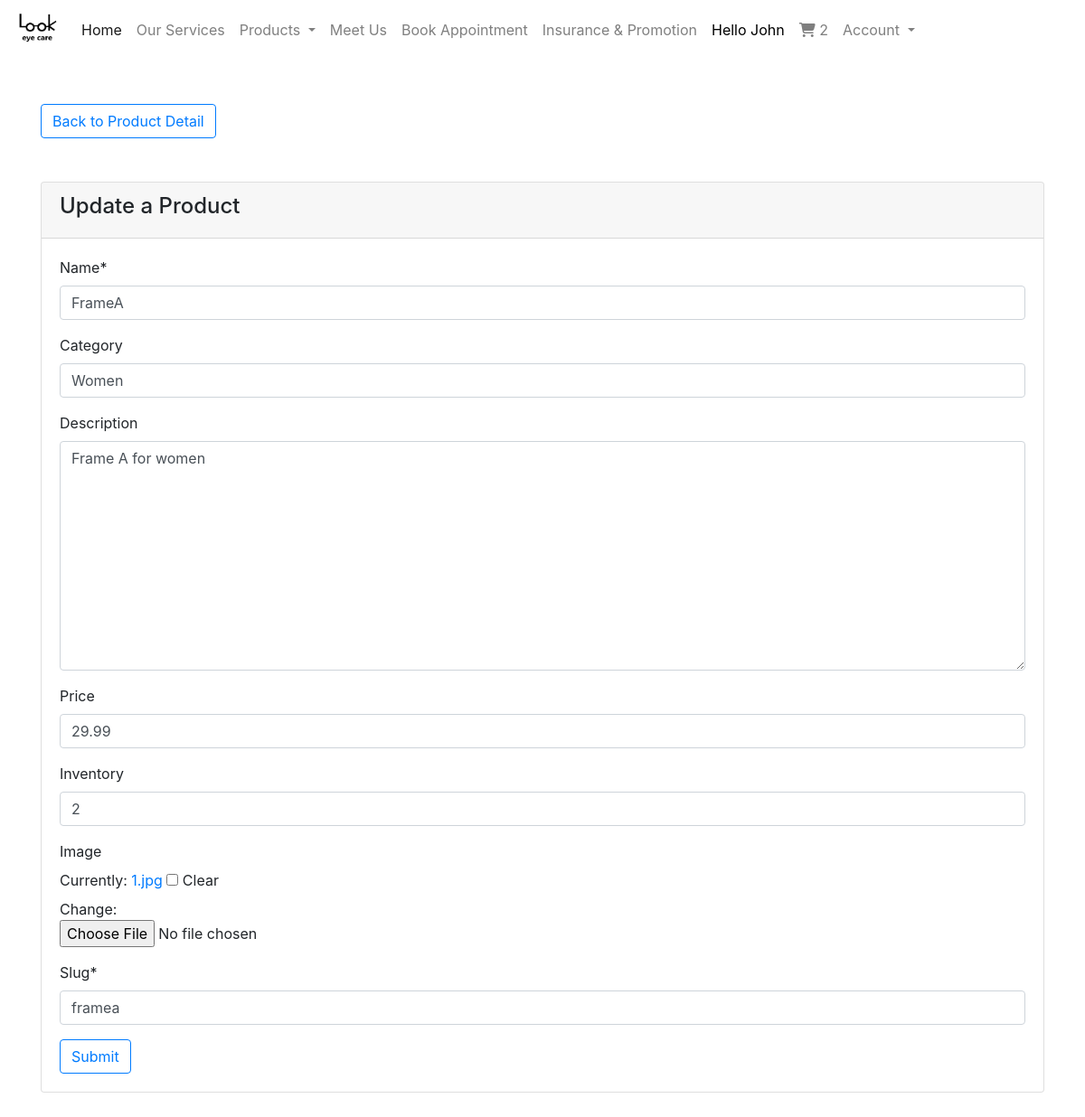
The page /product/framea/update/ (signed in) on the database its author committed.
### controller/models.py (models this page shows, shortened)
class User(AbstractUser):
    pass

class Cart(models.Model):
    user = models.ForeignKey(settings.AUTH_USER_MODEL, related_name='cart', on_delete=models.CASCADE)
    items = models.ManyToManyField(CartItem)
    ref_code = models.CharField(max_length=22)

### product/models.py (models this page shows, shortened)
class Product(models.Model):
    name = models.CharField(max_length=100)
    category = models.CharField(max_length=50, default='Frame', blank=True)
    description = models.TextField(default='', blank=True)
    price = models.DecimalField(max_digits=8, decimal_places=2, blank=True)
    inventory = models.IntegerField(default=0, blank=True)
    image = models.ImageField(default=0, blank=True, null=True)
    slug = AutoSlugField(populate_from='name')
    objects = ProductManager()

### product/views.py (the view, shortened to what this page needs)
# urls.py: path('<slug>/update/', ProductUpdateView.as_view(), name='product_update'),
class ProductUpdateView(LoginRequiredMixin, UpdateView):
    template_name = 'product_update.html'
    model = Product
    form_class = ProductForm
    success_url = '..'

### product/forms.py
class ProductForm(forms.ModelForm):
    class Meta:
        model = Product
        fields = "__all__"

### controller/templatetags/cart_template_tags.py (called while the page is built)
@register.filter
def cart_item_count(user):
    if user.is_authenticated:
        qs = Cart.objects.filter(user=user)
        if qs.exists():
            return qs[0].items.count()
    return 0

### product/models.py (called while the page is built)
    def get_queryset(self):  # required
        return ProductQueryset(self.model, using=self._db)

### templates/product_update.html (shortened to what this page needs)
{% extends "base.html" %}
{% load crispy_forms_tags %}
{% block content %}
  <div class="col-16">
    <a class="btn btn-outline-primary" href="..">Back to Product Detail</a>
    <div class="card mt-5">
      <div class="card-header">
        <h4>Update a Product</h4>
      </div>
      <div class="card-body">
        <form method="POST" enctype="multipart/form-data">
          {{ form|crispy }}
          <button class="btn btn-outline-primary" type="submit">Submit</button>
        </form>
      </div>
    </div>
  </div>
{% endblock %}

### templates/navbar.html (shortened to what this page needs)
{% load static %}
{% load cart_template_tags %}
<div class="fixed-top">
  <nav class="navbar navbar-expand-lg navbar-light bg-white">
    <img class="navbar-brand" src="{% static 'logo.jpg' %}" , height="50px" , width="50px">
    <div class="collapse navbar-collapse" id="navbarSupportedContent">
      <ul class="navbar-nav mr-auto">
        <li class="nav-item active">
          <a class="nav-link" href="{% url 'controller:home' %}">Home<span class="sr-only">(current)</span></a>
        </li>
        <li class="nav-item">
          <a class="nav-link" href="#">Our Services</a>
        </li>
        <li class="nav-item dropdown">
          <a class="nav-link dropdown-toggle" href="#" id="navbarDropdown" role="button" data-toggle="dropdown"
             aria-haspopup="true" aria-expanded="false">
            Products
          </a>
        </li>
        <li class="nav-item">
          <a class="nav-link" href="#">Meet Us</a>
        </li>
        <li class="nav-item">
          <a class="nav-link" href="#">Book Appointment</a>
        </li>
        <li class="nav-item">
          <a class="nav-link" href="#">Insurance & Promotion</a>
        </li>
        {% if request.user.is_authenticated %}
          <li class="nav-item mr-auto">
            {% if request.user.first_name != '' %}
              <a class="nav-link" style="color: black">Hello {{ request.user.first_name|title }}</a>
            {% else %}
              <a class="nav-link" style="color: black">Hello {{ request.user.username }}</a>
            {% endif %}
          </li>
          <li class="nav-item mr-auto">
            <a class="nav-link" href="{% url 'controller:cart' %}">
              <i class="fas fa-shopping-cart"></i>
              {{ request.user|cart_item_count }}
            </a>
          </li>
          <li class="nav-item dropdown">
            <a class="nav-link dropdown-toggle" href="#" id="navbarDropdown" role="button" data-toggle="dropdown"
               aria-haspopup="true" aria-expanded="false">
              Account
            </a>
          </li>
        {% endif %}
      </ul>
    </div>
  </nav>
</div>

### rows shown on the page
User: user.username "John", user|cart_item_count "2"
Product: name "FrameA", category "Women", description "Frame A for women", price "29.99", inventory "2", slug "framea"
